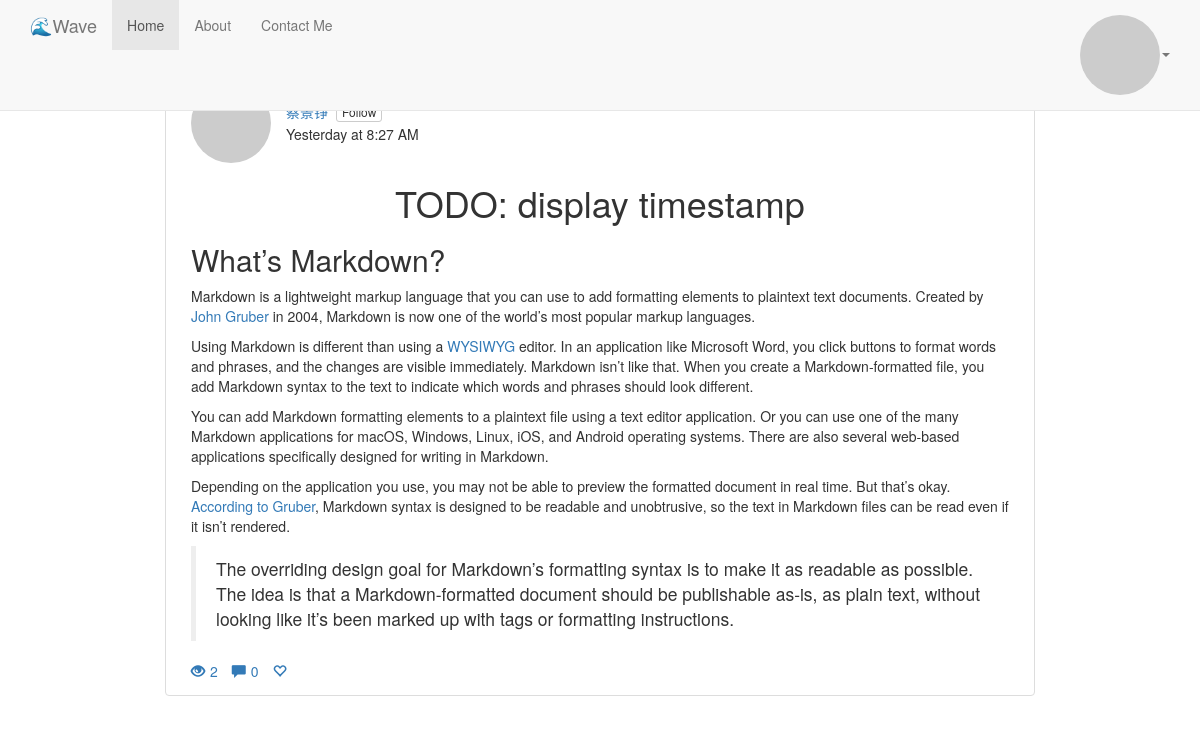
/article/1 (signed in), run on the app's committed database.
### app/models.py (models this page shows, shortened)
class User(UserMixin, db.Model):
    __tablename__ = 'users'
    id = db.Column(db.Integer, primary_key=True)
    email = db.Column(db.String(64), unique=True, index=True)
    username = db.Column(db.String(64), unique=True, index=True)
    password_hash = db.Column(db.String(128))
    confirmed = db.Column(db.Boolean, default=False)
    name = db.Column(db.String(64))
    location = db.Column(db.String(64))
    description = db.Column(db.Text)
    member_since = db.Column(db.DateTime(), default=datetime.utcnow)
    last_seen = db.Column(db.DateTime(), default=datetime.utcnow)
    email_hash = db.Column(db.String(32))
    locale = db.Column(db.String(8), default='')
    timezone = db.Column(db.String(8), default='UTC+8')
    is_administrator = db.Column(db.Boolean, default=False)
    posts = db.relationship('Post', lazy='dynamic', backref=db.backref('author', lazy='select'))
    tags = db.relationship('Tag', secondary='users_tags', lazy='subquery',
                           backref=db.backref('users', lazy=True))
    followed = db.relationship('User', secondary='follows', lazy='dynamic',
                               primaryjoin=(follows.c.follower_id == id),
                               secondaryjoin=(follows.c.followed_id == id),
                               backref=db.backref('followers', lazy='dynamic'))
    @property
    def password(self):
        raise AttributeError('password is not readable.')
    def ping(self):
        self.last_seen = datetime.utcnow()
        db.session.add(self)
        db.session.commit()
    def avatar(self, size):
        return 'https://www.gravatar.com/avatar/{}?d=identicon&s={}'.format(self.email_hash, size)
    def follows(self, user):
        if not self.is_following(user):
            self.followed.append(user)

class Post(db.Model):
    __tablename__ = 'posts'
    id = db.Column(db.Integer, primary_key=True)
    title = db.Column(db.String(80), nullable=False)
    body = db.Column(db.Text(), nullable=False)
    html = db.Column(db.Text())
    is_public = db.Column(db.Boolean(), nullable=False)
    pub_timestamp = db.Column(db.DateTime(), default=datetime.utcnow)
    edit_timestamp = db.Column(db.DateTime(), default=datetime.utcnow, index=True)
    language = db.Column(db.String(5), default='')
    clicked = db.Column(db.Integer, default=0)
    hearts = db.Column(db.Integer, default=0)
    author_id = db.Column(db.Integer, db.ForeignKey('users.id'), nullable=False)
    comments = db.relationship('Comment', lazy='dynamic',
                               backref=db.backref('post', lazy='select'))
    tags = db.relationship('Tag', secondary='posts_tags', lazy='subquery',
                           backref=db.backref('posts', lazy=True))
    def click(self):
        self.clicked += 1

### app/frontend/views.py (the view)
@frontend.route('/article/<int:id>')
def article(id):
    post = Post.query.filter_by(id=id).first()
    post.click()
    db.session.add(post)
    db.session.commit()
    return render_template('article.html', post=post)

### app/auth/views.py (called while the page is built)
@auth.before_app_request
def before_request():
    if current_user.is_authenticated:
        current_user.ping()
        if not current_user.confirmed \
            and request.endpoint \
            and request.blueprint != 'auth' \
            and request.endpoint != 'static':
            return redirect(url_for('auth.unconfirmed'))

### app/models.py (called while the page is built)
@login_manager.user_loader
def load_user(id):
    return User.query.get(int(id))

### app/templates/article.html (shortened to what this page needs)
{% extends "base.html" %}
{% block content %}
    <div class="row">
        <div class="col-xs-12 col-md-12">
            <div class="thumbnail article-detail">
                <div class="author-bar clearfix flex-box">
                    <div><a href="{{ url_for('.user', username=post.author.username) }}">
                        <img src="{{ post.author.avatar(48) }}" alt="avatar" class="avatar">
                    </a></div>
                    <div class="author-bar-right">
                        <div class="author-bar-name flex-box">
                            <div><a href="{{ url_for('.user', username=post.author.username) }}">{{ post.author.name }}</a></div>
                            <button class="btn btn-default btn-xxs btn-follow">{{ _('Follow') }}</button>
                        </div>
                        <div class="timestamp">{{ moment(post.pub_timestamp).calendar() }}</div>
                    </div>
                </div>
                <h1>{{ post.title }}</h1>
                {{ post.html | safe }}
                {% include "user/_post_toolbar.html" %}
            </div>
        </div>
    </div>
{% endblock %}

### app/templates/user/_post_toolbar.html
<p class="toolbar">
    <a href="#"><span class="glyphicon glyphicon-eye-open" aria-hidden="true"></span>{{ post.clicked }}</a>
    <a href="#"><span class="glyphicon glyphicon-comment" aria-hidden="true"></span>{{ post.comments.count() }}</a>
    <a href="#"><span class="glyphicon glyphicon-heart-empty" aria-hidden="true"></span></a>
</p>

### app/static/css/wave.css (style rules this page uses)
.avatar { border-radius: 50%; }
.flex-box { display: flex; }
.btn-xxs { padding: 0px 5px; font-size: 12px; line-height: 18px; border-radius: 3px; }
.thumbnail { padding-left: 25px; padding-right: 25px; }
.row { max-width: 900px; margin-left: auto; margin-right: auto; }
.toolbar .glyphicon { margin-right: 0.5rem; }
.toolbar>a { text-decoration: none; padding: 3px 1rem 3px 0; }
.author-bar { margin-top: 10px; align-items: center; }
.author-bar-right { margin-left: 15px; }
.author-bar-name { margin-bottom: 2px; }
.btn-follow { margin-left: 8px; }
.article-detail>h1 { text-align: center; }

### data on the page
User: author.name "蔡景铮"
Post: pub_timestamp "Yesterday at 8:27 AM", title "TODO: display timestamp", html "What’s Markdown? Markdown is a lightweight markup language that you can use to add formatting elements to plaintext text documents. Created by John Gruber in 2004, Markdown is now one of the world’s most popular markup languages. Using Markdown is different than using a WYSIWYG editor. In an application like Microsoft Word, you click buttons to format words and phrases, and the changes are visible immediately. Markdown isn’t like that. When you create a Markdown-formatted file, you add Markdown syntax to the text to indicate which words and phrases should look different. You can add Markdown formatting elements to a plaintext file using a text editor application. Or you can use one of the…", clicked "2"

### other printed values
{{ post.comments.count() }} "0"
